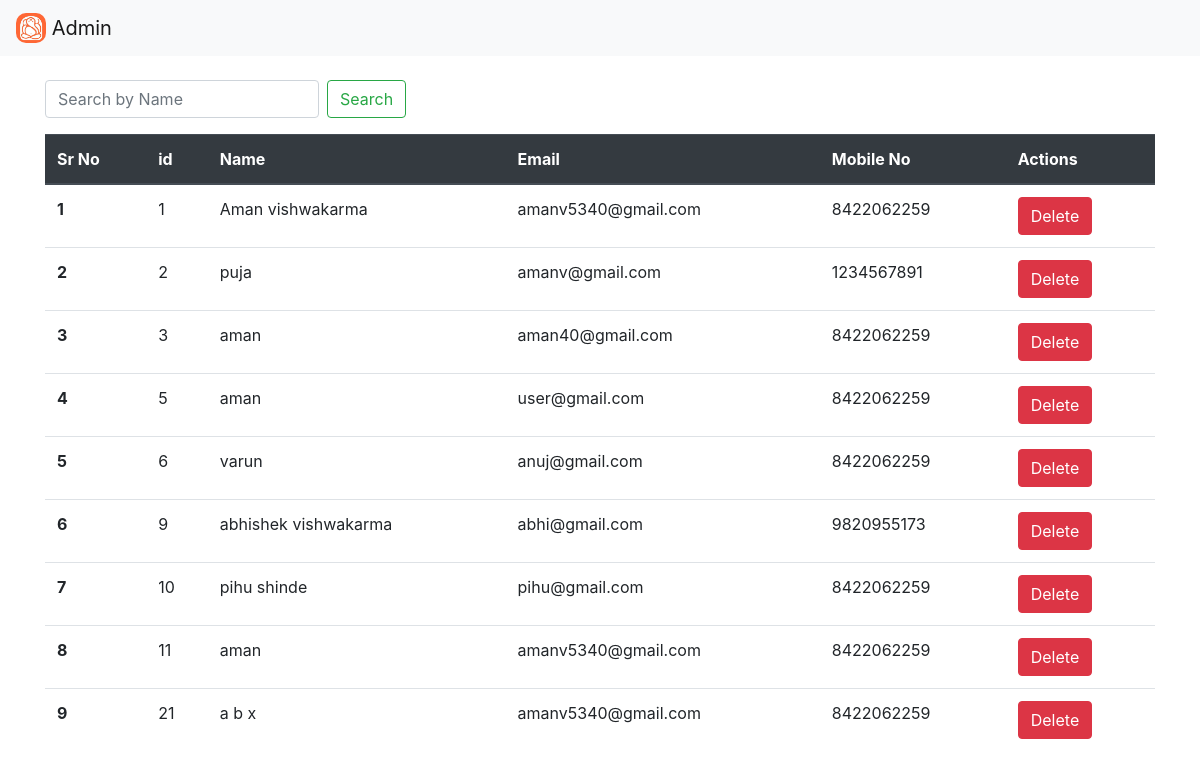
The page /devotee_info.php (signed in) on the database its author committed.
### tables this page shows
CREATE TABLE `registration` (
  `id` int(25) NOT NULL,
  `Fullname` varchar(50) NOT NULL,
  `phone_no` varchar(10) NOT NULL,
  `email` varchar(60) NOT NULL,
  `password` varchar(250) NOT NULL
);

### devotee_info.php (the view, shortened to what this page needs)
<?php
require_once "connect.php";
if(isset($_POST['search'])) {
    $searchKey = $_POST['search'];
    $query = "SELECT * FROM registration WHERE Fullname LIKE '%$searchKey%'";
} else {
    $query = "SELECT * FROM registration";
}
$result = mysqli_query($conn, $query);
?>
<!doctype html>
<html lang="en">
<head>
    <link rel="stylesheet" href="https://cdn.jsdelivr.net/npm/bootstrap@4.6.2/dist/css/bootstrap.min.css"
>
</head>
<body>
    <nav class="navbar navbar-light bg-light">
        <a class="navbar-brand" href="admin_side_page.php">
            <img src="img/logo1.jpg" style="border-radius: 10px;" width="30" height="30"
                class="d-inline-block align-top" alt="">
            Admin
        </a>
    </nav>
    <div class="container mt-4">
        <form class="form-inline mb-3" method="POST">
            <input class="form-control mr-sm-2" type="search" placeholder="Search by Name" aria-label="Search"
                name="search">
            <button class="btn btn-outline-success my-2 my-sm-0" type="submit">Search</button>
        </form>
        <table class="table">
            <thead class="thead-dark">
                <tr>
                    <th scope="col">Sr No</th>
                    <th scope="col">id</th>
                    <th scope="col">Name</th>
                    <th scope="col">Email</th>
                    <th scope="col">Mobile No</th>
                    <th scope="col">Actions</th>
                </tr>
            </thead>
            <tbody>
                <?php
                $count = 1;
                while ($row = mysqli_fetch_assoc($result)) {
                    echo "<tr>";
                    echo "<th scope='row'>" . $count . "</th>";
                    echo "<td>" . $row['id'] . "</td>";
                    echo "<td>" . $row['Fullname'] . "</td>";
                    echo "<td>" . $row['email'] . "</td>";
                    echo "<td>" . $row['phone_no'] . "</td>";
                    echo "<td>
                            <form method='POST' action='".$_SERVER['PHP_SELF']."'>
                                <input type='hidden' name='devotee_id' value='".$row['id']."'>
                                <button type='submit' class='btn btn-danger' onclick=\"return confirm('You are deleting this devotees permanently from database.Are you sure you want to delete this devotee?')\">Delete</button>
                            </form>
                        </td>";
                    echo "</tr>";
                    $count++;
                }
                ?>
            </tbody>
        </table>
    </div>
</body>
</html>

### rows shown on the page
registration: id "1", Fullname "Aman vishwakarma", email "amanv5340@gmail.com", phone_no "8422062259"
registration: id "2", Fullname "puja", email "amanv@gmail.com", phone_no "1234567891"
registration: id "3", Fullname "aman", email "aman40@gmail.com", phone_no "8422062259"
registration: id "5", Fullname "aman", email "user@gmail.com", phone_no "8422062259"
registration: id "6", Fullname "varun", email "anuj@gmail.com", phone_no "8422062259"
registration: id "9", Fullname "abhishek vishwakarma", email "abhi@gmail.com", phone_no "9820955173"
registration: id "10", Fullname "pihu shinde", email "pihu@gmail.com", phone_no "8422062259"
registration: id "11", Fullname "aman", email "amanv5340@gmail.com", phone_no "8422062259"
registration: id "21", Fullname "a b x", email "amanv5340@gmail.com", phone_no "8422062259"
